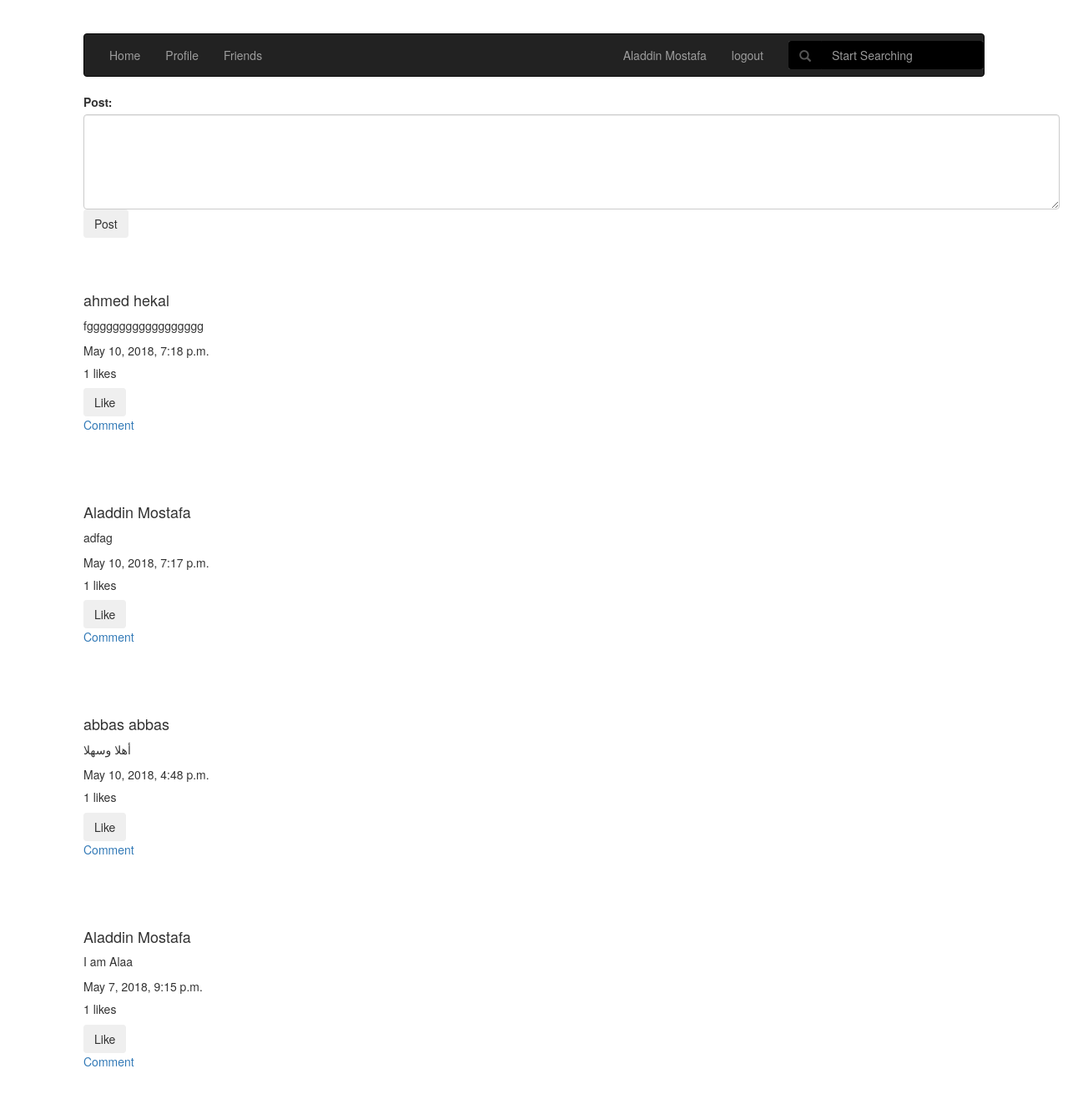
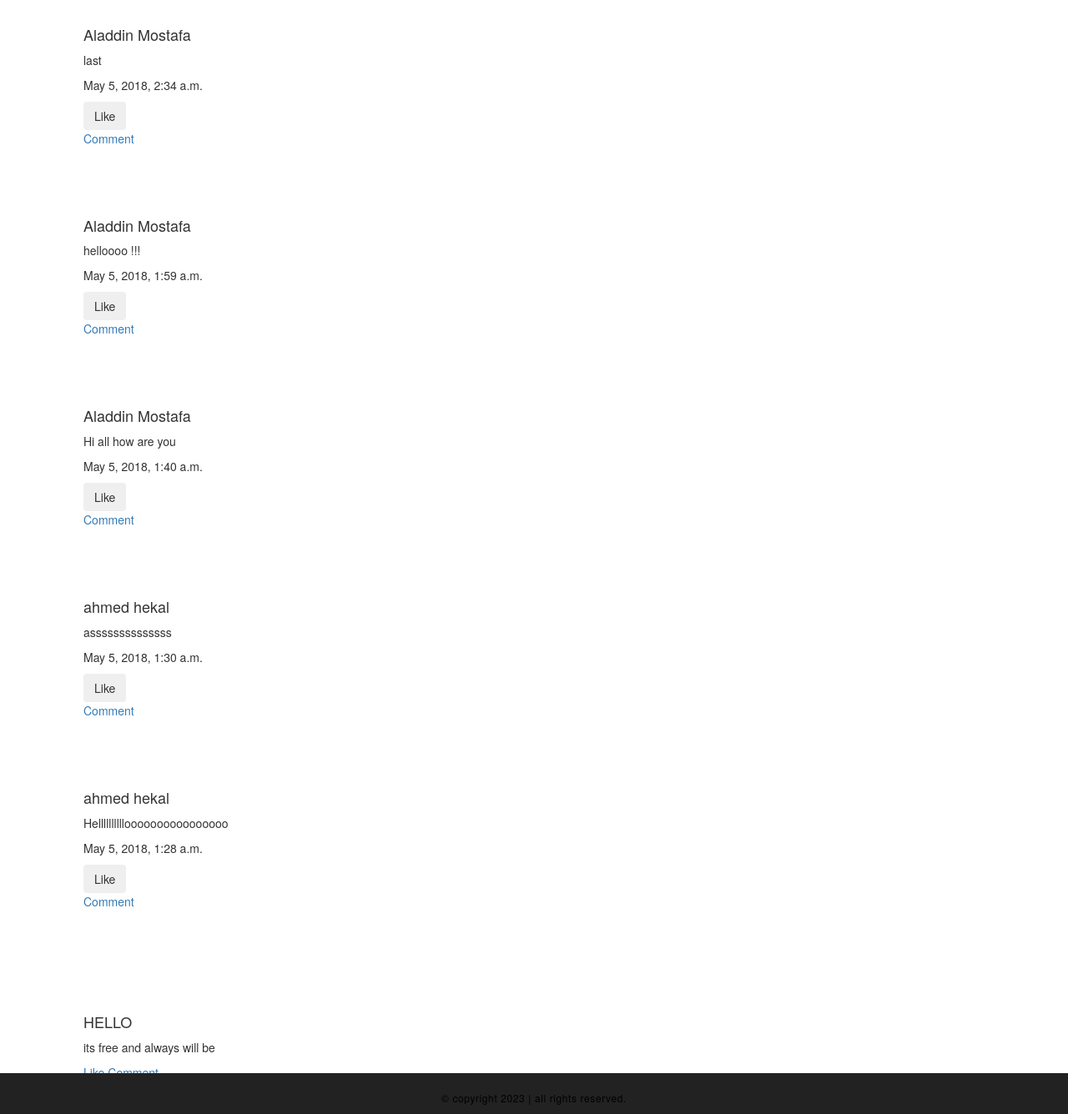
/ (signed in), run on the app's committed database (2 pictures, top to bottom).
### social_network/models.py (models this page shows)
class CustomUser(AbstractUser):
    friends = models.ManyToManyField('self')
    username = models.CharField(max_length=100, unique=True)
    password = models.CharField(max_length=100)
    email = models.CharField(max_length=100, unique=True)
    first_name = models.CharField(max_length=100)
    last_name = models.CharField(max_length=100)
    birth_date = models.CharField(max_length=10)
    gender = models.CharField(max_length=8)
    mobile_number = models.CharField(max_length=15)
    def __str__(self):
        return self.first_name + " " + self.last_name

class Mypost(models.Model):
    postbody = models.CharField(max_length=1000)
    user = models.ForeignKey(CustomUser, on_delete=models.CASCADE)
    created = models.DateTimeField(auto_now_add=True)
    updated = models.DateTimeField(auto_now=True)
    likes = models.ManyToManyField(CustomUser,related_name="my_likes")

### social_network/views.py (the view, shortened to what this page needs)
# urls.py: url(r'^$', views.Home.as_view(), name='home'),
class Home(View):
    template = 'social_network/myhome.html'
    def get(self, request):
        if request.user.is_authenticated:
            posts = request.user.mypost_set.all()
            for user in request.user.friends.all():
                posts |= user.mypost_set.all()
            posts = sorted(posts, key=lambda instance: instance.updated, reverse=True)
            return render(request, self.template, {'posts': posts})
        return render(request, self.template, {})

### social_network/templates/social_network/myhome.html (shortened to what this page needs)
<!DOCTYPE html>
<html lang="en">
<head>
<link rel="stylesheet" href="https://cdnjs.cloudflare.com/ajax/libs/font-awesome/4.7.0/css/font-awesome.min.css">
<link rel="stylesheet" href="https://maxcdn.bootstrapcdn.com/bootstrap/3.3.7/css/bootstrap.min.css">
<link rel="stylesheet" href="https://maxcdn.bootstrapcdn.com/bootstrap/3.3.7/css/bootstrap.min.css">
</head>
<body>
<nav class="navbar navbar-inverse">
  <div class="container-fluid">
    <ul class="nav navbar-nav">
      <li ><a href="/">Home</a></li>
      <li><a href="/{{user.username}}/">Profile</a></li>
      <li><a href="/{{user.username}}/friends/">Friends</a></li>
    </ul>
      <ul class="nav navbar-nav navbar-right">
          {% if user.is_authenticated %}
          <li><a href="/{{user.username}}/">{{user}}</a></li>
          <li><a href="/logout/"> logout </a></li>
          {% else %}
          <li><a href="/reg/"> Register </a></li>
          <li><a href="/login/"> Login </a></li>
          {% endif %}
      <form class="navbar-form navbar-right" method="post" action="">
        <div class="form-group" style="background-color:#333;">
        <div class="input-group" >
        <div class="input-group-addon" style="background-color:black;border-color:black;"><span class="glyphicon glyphicon-search"></span></div>
        <input type="text" name="search" class="form-control" placeholder="Start Searching" style="background-color:black;border-color:black;">
        </div>
        </div>
      </form>
            </ul>
  </div>
</nav>
<div class="container">
  <div class="row">
    <div class="card">
      <div class="form-group">
    {% if user.is_authenticated %}
<form method="post" action="">
  <label for="comment">Post:</label>
  <textarea class="form-control" rows="5" id="comment" name="postbody"></textarea>
  <button type="submit" class="btn">Post</button>
</form>
</div>
</div>
</div>
<br>
<br>
{%for post in posts%}
    <div class="row">
  <div class="card">
<div class="card-body">
  <h4 class="card-title">{{post.user}}</h4>
  <p class="card-text">{{post.postbody}}</p>
    <p class="card-text">{{post.updated}}</p>
    <div class="form-group mx-sm-3 mb-2">
    {% if post.likes.count > 0 %}
        <h5>{{post.likes.count}} likes</h5>
    {% endif %}
    <form method="post" action="">
        <button type="submit" class="btn">Like</button>
    </form>
  <a href="#" class="card-link">Comment</a>
  </div>
    <br> <br> <br>
</div>
</div>
</div>
    {% endfor %}
    {%endif%}
<br>
<br>
<div class="row">
  <div class="card">
<div class="card-body">
  <h4 class="card-title">HELLO</h4>
  <p class="card-text">its free and always will be</p>
  <a href="#" class="card-link">Like</a>
  <a href="#" class="card-link">Comment</a>
</div>
</div>
</div>
<div class="container-fluid" id="footer">
   <div>
     <p>
       &copy; copyright 2023 | all rights reserved.
     </p>
   </div>
 </div>
</div>
</body>
</html>

### social_network/templates/social_network/myhome.html (style rules this page uses)
body { margin:40px 100px; }
#footer { background: #222; border-top: 1px solid #222; margin: 0; padding: 0; width: 100%; position: fixed; left: 0; bottom: 0; text-align: center; }
#footer > div { margin: 0 auto; padding: 10px 0 10px; overflow: hidden; text-align: center; width: 100%; }
#footer div p { color: #000; display: inline-block; font-size: 12px; letter-spacing: 0.05em; margin: 0; padding: 10px 0 0; text-align: center; }

### data on the page
CustomUser: first_name+last_name "Aladdin Mostafa"
Mypost: user "ahmed hekal", postbody "fgggggggggggggggggg", updated "May 10, 2018, 7:18 p.m.", likes.count "1"
Mypost: user "Aladdin Mostafa", postbody "adfag", updated "May 10, 2018, 7:17 p.m.", likes.count "1"
Mypost: user "abbas abbas", postbody "أهلا وسهلا", updated "May 10, 2018, 4:48 p.m.", likes.count "1"
Mypost: user "Aladdin Mostafa", postbody "I am Alaa", updated "May 7, 2018, 9:15 p.m.", likes.count "1"
Mypost: user "Aladdin Mostafa", postbody "last", updated "May 5, 2018, 2:34 a.m."
Mypost: user "Aladdin Mostafa", postbody "helloooo !!!", updated "May 5, 2018, 1:59 a.m."
Mypost: user "Aladdin Mostafa", postbody "Hi all how are you", updated "May 5, 2018, 1:40 a.m."
Mypost: user "ahmed hekal", postbody "assssssssssssss", updated "May 5, 2018, 1:30 a.m."
Mypost: user "ahmed hekal", postbody "Helllllllllloooooooooooooooo", updated "May 5, 2018, 1:28 a.m."
